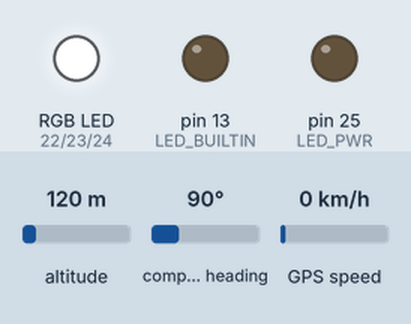
Bench run of a sketch on a simulated Arduino Mega 2560, built with avr-gcc and run on an emulated ATmega2560. On the bench: an RGB LED mixed from three pins (HIGH = lit), output pins drawn as LEDs (lit = HIGH). Inputs (shaded band) come from the test bench; at power-on: GPS speed 0 km/h, altitude 120 m, compass heading 90°. Storage starts empty; the GPS gets a fix after 3 s at 37.7749, -122.4194 with 8 satellites.

Above: at 1.2 s.
1.3 s: GPS speed set to 4 km/h
5.8 s: GPS speed set to 7 km/h
At 7.6 s:
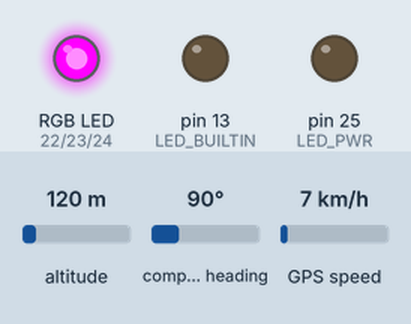
8.1 s: GPS speed set to 2 km/h
At 12.3 s:
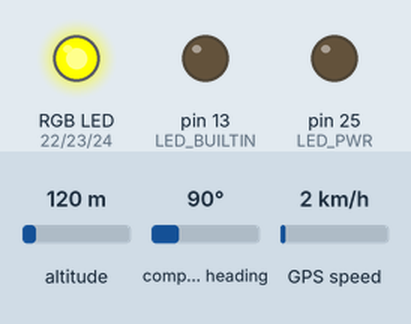
12.6 s: GPS speed set to 30 km/h
At 13.5 s:
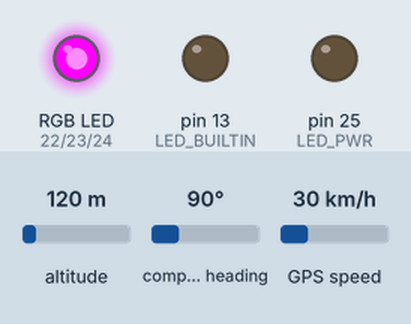
Timing chart, 0 to 15.6 s (numbered marks = the images above; inputs shaded):
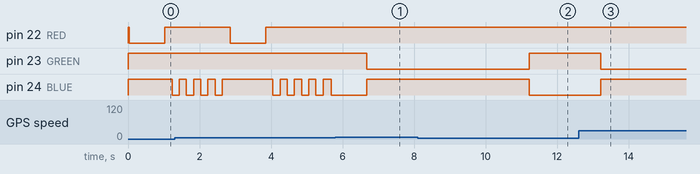

Measured:
- the behaviour switches between 5 and 6 km/h on GPS speed (found by bisection; images 0 and 1)
- after the input at 5.8 s, pin 23 (GREEN): HIGH → LOW after 0.88 s; pin 24 (BLUE): LOW → HIGH after 0.88 s
- after the input at 8.1 s, pin 23 (GREEN): LOW → HIGH after 3.1 s; pin 24 (BLUE): HIGH → LOW after 3.1 s
- after the input at 12.6 s, pin 23 (GREEN): HIGH → LOW after 0.62 s; pin 24 (BLUE): LOW → HIGH after 0.62 s

The sketch:

GPS_Tracker.ino
```cpp
/***
Simple GPS Tracker
https://github.com/KiloooNL/GPS-Tracker

See https://github.com/KiloooNL/GPS-Tracker/blob/main/README.md for credits, hardware and libraries.

Error codes are shown by the red and blue LED and are as follows
1 long red flash = 10 unit
1 short blue flash = 1 unit
For example: 1 long, 2 short = error code 12

11: Serial error (No communication from GPS unit)
12: SD Card error (No card, wrong chip select pin, or wiring error)
13: Waiting on satellites (over 3 satellites needed)
14: Waiting for location sync
15: Waiting on date sync
16: Waiting on time sync
17: HDOP value too high
19: Speed too low
21: SD card write error
**/

#include <TinyGPSPlus.h> // Include TinyGPS+ library https://github.com/mikalhart/TinyGPSPlus
#include <Time.h>
#include <SPI.h>
#include <SdFat.h> // SDFat library https://github.com/greiman/SdFat

// Set up SDFat
#define SD_FAT_TYPE 0
// SDCARD_SS_PIN is defined for the built-in SD on some boards.
// Arduino Nano = Pin 10
#ifndef SDCARD_SS_PIN
const uint8_t SD_CS_PIN = 10;
#else  // SDCARD_SS_PIN
// Assume built-in SD is used.
const uint8_t SD_CS_PIN = SDCARD_SS_PIN;
#endif  // SDCARD_SS_PIN
// Try max SPI clock for an SD. Reduce SPI_CLOCK if errors occur.
#define SPI_CLOCK SD_SCK_MHZ(50)

// Try to select the best SD card configuration.
#if HAS_SDIO_CLASS
#define SD_CONFIG SdioConfig(FIFO_SDIO)
#elif  ENABLE_DEDICATED_SPI
#define SD_CONFIG SdSpiConfig(SD_CS_PIN, DEDICATED_SPI, SPI_CLOCK)
#else  // HAS_SDIO_CLASS
#define SD_CONFIG SdSpiConfig(SD_CS_PIN, SHARED_SPI, SPI_CLOCK)
#endif  // HAS_SDIO_CLASS

#if SD_FAT_TYPE == 0
SdFat sd;
File file;
#elif SD_FAT_TYPE == 1
SdFat32 sd;
File32 file;
#elif SD_FAT_TYPE == 2
SdExFat sd;
ExFile file;
#elif SD_FAT_TYPE == 3
SdFs sd;
FsFile file;
#else  // SD_FAT_TYPE
#error Invalid SD_FAT_TYPE
#endif  // SD_FAT_TYPE

// Set up serial
static const uint32_t SerialMonitorBaud = 115200;
static const uint32_t GPSBaud = 9600;

// The TinyGPS+ object
TinyGPSPlus gps;

// Onboard LED
#define RED 22
#define BLUE 24
#define GREEN 23
#define LED_PWR 25

// Error LED timers in milliseconds
const int longFlashDuration = 1000;
const int shortFlashDuration = 200;

// Set up our geofence for initial GPS location and zone
float initialLatitude = 0;
float initialLongitude = 0;
float latitude, longitude;
void getGps(float& latitude, float& longitude);
bool outsideGeoFence = false;
bool firstSave = true;
String name = "";

// Constant numbers
const float maxDistance = 20;     // Default: 20
const int minSpeed = 5;           // Default: 5
const int minSatellites = 4;      // Default: 4
const float maxHDOP = 5.0;        // Default: 5.0
const int maxLocationAge = 1800;  // Default: 1800

// Various timers to use instead of delay
unsigned long lastDisplayTime = 0;

// Use a macro for debugging, so that in production we can disable Serial.print functions freeing up memory.
// See this post: https://forum.arduino.cc/t/is-the-serial-println-output-buffered-when-not-connected-to-the-serial-console/966821/3
#define DEBUG 0 // Set to 0 for production and 1 for debugging

#if DEBUG
#define D_SerialBegin(...) Serial.begin(__VA_ARGS__);
#define D_print(...)    Serial.print(__VA_ARGS__)
#define D_write(...)    Serial.write(__VA_ARGS__)
#define D_println(...)  Serial.println(__VA_ARGS__)
#else
#define D_SerialBegin(bauds)
#define D_print(...)
#define D_write(...)
#define D_println(...)
#endif

void setup() {
  Serial.begin(SerialMonitorBaud);
  Serial1.begin(GPSBaud);

  // Initialize inbuilt LED as an output
  pinMode(LED_BUILTIN, OUTPUT);

  // initialize the digital Pin as an output
  pinMode(RED, OUTPUT);
  pinMode(GREEN, OUTPUT);
  pinMode(BLUE, OUTPUT);
  pinMode(LED_PWR, OUTPUT);

  // The power LED and the built-in LED are active-high.
  // The three LEDs in the RGB LED, however, are active-low, hence why we are setting them to HIGH (off)
  digitalWrite(RED, HIGH);
  digitalWrite(GREEN, HIGH);
  digitalWrite(BLUE, HIGH);

  // Wait until serial port is open
  while(!Serial1) {
    ledErrorCode(1, 1, 2);
  }

  // Initialize SD Card
  initSD();

  D_println("Boot sequence complete.");
}

// Start the loop. Only work if GPS data is valid.
void loop() {
  while (Serial1.available()) {
    if(gps.encode(Serial1.read())) {
      if(gps.location.isValid() && gps.location.isUpdated() && gps.date.isValid() && gps.time.isValid()) {
        int numSatellites = gps.satellites.value();
        float hdop = gps.hdop.value() / 100;

        // On the first loop(), determine our starting longitude and latitude, then build a geofence around that location. Once we have moved outside that geofence, begin logging.
        if(numSatellites >= minSatellites && hdop < maxHDOP && gps.speed.isValid() && gps.speed.kmph() > minSpeed && gps.location.age() < maxLocationAge) {
          D_println(F("Good GPS fix"));

          // Turn off blue LED in case it was already on, then turn on green LED (success)
          digitalWrite(BLUE, HIGH);
          digitalWrite(GREEN, LOW);

          // Get 10 data points of longitude and latitude for accuracy, then use the average to determine our starting position
          if(initialLatitude == 0 && initialLongitude == 0) {
            D_println(F("Initialized and ready to set geofence."));
            writeLog("Initialized and ready to set geofence.");
            int loops = 0;
            while(loops < 10) {
              delay(250);
              initialLatitude += gps.location.lat();
              initialLongitude += gps.location.lng();
              loops++;
            }

            initialLatitude = (initialLatitude / 10.0);
            initialLongitude = (initialLongitude / 10.0);

            D_println(F("Set initial longitude and latitude: "));
            D_println(initialLatitude, 6);
            D_println(initialLongitude, 6);
            if(DEBUG) {
              writeLog("Set initial longitude and latitude.");
            }
          }

          if(outsideGeoFence == false) {
            getGps(latitude, longitude);
            float distance = getDistance(latitude, longitude, initialLatitude, initialLongitude);
            D_print(F("Current distance from starting location: "));
            D_print(distance);
            D_println(F(" meters"));

            if(distance > maxDistance) {
              outsideGeoFence = true;
              D_print(F("Now outside geofence. Distance: "));
              D_print(distance);
              D_println(F(" meters"));
              if(DEBUG) {
                writeLog("Now outside of geofence and will begin logging.");
              }
            }
          } else {
            if(millis() - lastDisplayTime >= 2000) { // Log data every 2 seconds
              String dataStr = ""; // data string for saving
              dataStr += String(gps.date.year()) + "-"+
                        String(gps.date.month()) + "-" +
                        String(gps.date.day()) + ",";
              dataStr += String(gps.time.hour()) + ":" +
                        String(gps.time.minute()) + ":" +
                        String(gps.time.second()) + "." +
                        String(gps.time.centisecond()) + ",";
              dataStr += String(gps.location.lat(), 7) + ","; // latitude
              dataStr += String(gps.location.lng(), 7) + ","; // longitude
              dataStr += String(gps.speed.kmph()) + ","; // speed
              dataStr += String(gps.location.age()) + ","; // age
              dataStr += String(gps.satellites.value()) + ","; // Number of satellites in use
              dataStr += String(gps.hdop.value()); // Horizontal Dim. of Precision

              writeFile(dataStr);
              lastDisplayTime = millis();
            }
          }
        } else {
          if(numSatellites < minSatellites) {
            D_print(F("Waiting on satellites. Current satellites: "));
            D_println(numSatellites);
            ledErrorCode(1, 3, 1);
          }
          if(hdop > maxHDOP) {
            D_println(F("HDOP value is too high. Current HDOP:"));
            D_println(hdop);
            ledErrorCode(1, 7, 1);
          }

          if(gps.speed.kmph() < minSpeed || !gps.speed.isValid()) {
            D_print(F("Speed is under 5kmph or not valid. Current speed: "));
            D_println(gps.speed.kmph());
            digitalWrite(GREEN, HIGH);
            digitalWrite(BLUE, LOW);
          }

          if(gps.location.age() > maxLocationAge) {
            D_print(F("Location age is over 1800ms. Current location age: "));
            D_println(gps.location.age());
            ledErrorCode(1, 8, 1);
          }
        }
      } else {
        if(!gps.location.isValid()) {
          D_println(F("Waiting on location sync."));
          ledErrorCode(1, 4, 1);
        }
        if(!gps.date.isValid()) {
          D_println(F("Waiting on date sync."));
          ledErrorCode(1, 5, 1);
        }
        if(!gps.time.isValid()) {
          D_println(F("Waiting on time sync."));
          ledErrorCode(1, 6, 1);
        }
      }
    }
  }
}

void initSD() {
  D_println(F("\nInitializing SD card..."));

  // Initialize the SD.
  if (!sd.begin(SD_CONFIG)) {
    D_println(F("Error initializing SD card..."));
    // Error - show LED error code 12
    ledErrorCode(1, 2, 10);
    sd.initErrorHalt(&Serial);
    return;
  } else {
    D_println(F("SD Card initialized."));
  }
}

// Function for writing data to SD card
void writeFile(String WriteData) {
  /**
  Create a file, with a filename of today's date (format: YY-MM-DD_#)
  Data is stored in UTC time, so a post-conversion is performed when importing to a database.

  CSV Header is as follows:
  Date [yyyy-mm-dd], Time [HH:MM:SS.ZZ], Latitude [deg], Longitude [deg], Speed [km/hr], Age (fix), Satellites, HDOP
  **/
  if(firstSave) {
    String month = "";
    String day = "";

    if(gps.date.month() < 10) {
      month = "0" + String(gps.date.month());
    } else {
      month = String(gps.date.month());
    }

    if(gps.date.day() < 10) {
      day = "0" + String(gps.date.day());
    } else {
      day = String(gps.date.day());
    }

    name = String(gps.date.year()) + "-" + month + "-" + day + ".csv";

    D_print("File does not exist. Creating a new one. New file name: ");
    D_println(name);
  }

  if (file.open(name.c_str(), FILE_WRITE)) {
    if(firstSave) {
      // ########## is a header used to split the array of each trip in post-processing
      file.println("##########");
      firstSave = false;
    } else {
      file.println(WriteData); // write data to file
      D_print(F("Wrote the following data to file: "));
      D_println(WriteData);
    }
    file.close(); // close file before continuing
  } else {
    delay(50); // prevents cluttering
    D_println(F("Unable to write file to SD card.")); // print error if SD card issue
    ledErrorCode(2, 1, 5);
  }
}

void writeLog(String WriteData) {
  String logFile = "log.txt";

  if(file.open(logFile.c_str(), FILE_WRITE)) {
    file.println(WriteData);
    file.close();
  } else {
    delay(50);
  }
}

// Calculate distance between two points
float getDistance(float flat1, float flon1, float flat2, float flon2) {

  // Variables
  float dist_calc = 0;
  float dist_calc2 = 0;
  float diflat = 0;
  float diflon = 0;

  // Calculations
  diflat  = radians(flat2-flat1);
  flat1 = radians(flat1);
  flat2 = radians(flat2);
  diflon = radians((flon2) - (flon1));

  dist_calc = (sin(diflat / 2.0) * sin(diflat / 2.0));
  dist_calc2 = cos(flat1);
  dist_calc2 *= cos(flat2);
  dist_calc2 *= sin(diflon / 2.0);
  dist_calc2 *= sin(diflon / 2.0);
  dist_calc += dist_calc2;

  dist_calc = (2*atan2(sqrt(dist_calc), sqrt(1.0 - dist_calc)));

  dist_calc *= 6371000.0; // Converting to meters

  return dist_calc;
}

void getGps(float& latitude, float& longitude)
{
  // Can take up to 60 seconds
  boolean newData = false;
  for (unsigned long start = millis(); millis() - start < 2000;){
    while (Serial1.available()){
      if (gps.encode(Serial1.read())){
        newData = true;
        break;
      }
    }
  }

  if (newData) {
    latitude = gps.location.lat();
    longitude = gps.location.lng();
    newData = false;
  } else {
    D_println("No GPS data is available");
    latitude = 0;
    longitude = 0;
  }
}

void ledErrorCode(int longFlash, int shortFlash, int cycles) {
  // Turn off all LEDs, in case they were already on
  digitalWrite(GREEN, HIGH);
  digitalWrite(RED, HIGH);
  digitalWrite(BLUE, HIGH);

  // If debugging is enabled, log the error code to log.txt
  if(DEBUG) {
    String logInfo = "";
    logInfo += "[";
    logInfo += gps.date.year();
    logInfo += "-";
    logInfo += gps.date.month();
    logInfo += "-";
    logInfo += gps.date.day();
    logInfo += " ";
    logInfo += gps.time.hour();
    logInfo += ":";
    logInfo += gps.time.minute();
    logInfo += "]";
    logInfo += " Error: ";
    logInfo += longFlash;
    logInfo += shortFlash;
    writeLog(logInfo);
  }

  for(int counter = 0; counter < cycles; counter++) {
    for(int i = 0; i < longFlash; i++) {
        digitalWrite(BLUE, HIGH);
        digitalWrite(RED, LOW);
        unsigned long startTime = millis(); // Get start time
        while (millis() - startTime < longFlashDuration) {
          // Wait for the duration of a long flash
        }
        digitalWrite(RED, HIGH);
        startTime = millis(); // Get start time
        while (millis() - startTime < shortFlashDuration) {
          // Wait for the duration of a short flash
        }
        for(int i = 0; i < shortFlash; i++) {
          digitalWrite(BLUE, LOW);
          startTime = millis(); // Get start time
          while (millis() - startTime < shortFlashDuration) {
            // Wait for the duration of a short flash
          }
          digitalWrite(BLUE, HIGH);
          startTime = millis(); // Get start time
          while (millis() - startTime < shortFlashDuration) {
            // Wait for the duration of a short flash
          }
          digitalWrite(BLUE, LOW);
        }
    }
  }

  // Turn off red and blue LEDs
  digitalWrite(RED, HIGH);
  digitalWrite(BLUE, HIGH);
}
```
